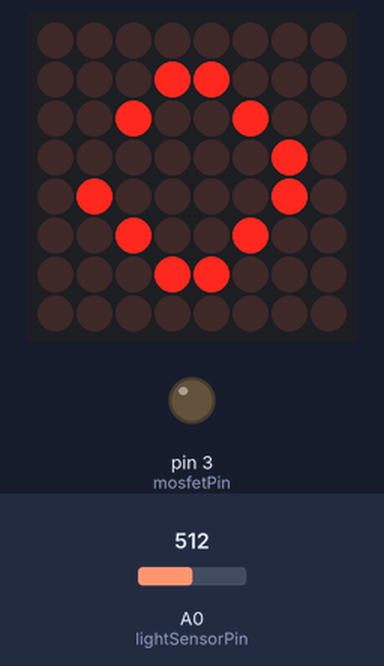
This sketch was run on a simulated Arduino Uno, built with avr-gcc and run on an emulated ATmega328P. Shown: 8×8 LED matrix, output pins drawn as LEDs (lit = HIGH). The test bench sets the inputs (shaded band); at power-on: A0 (lightSensorPin) = 512.

Above: at 3.2 s.
At 5.08 s:
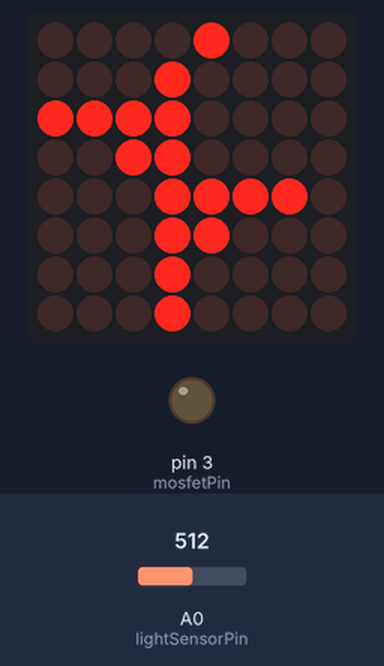
5.3 s: A0 (lightSensorPin) set to 561
At 5.32 s:
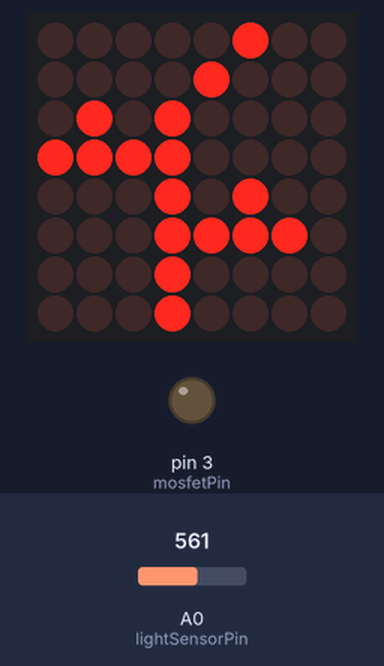
7.4 s: A0 (lightSensorPin) set to 594
At 9.3 s:
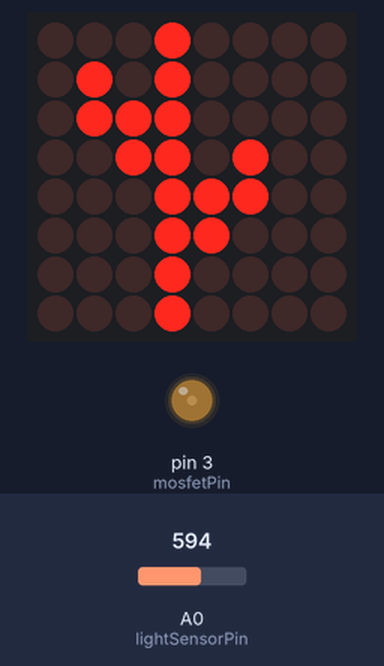
Timing chart, 0 to 10.8 s (numbered marks = the images above; inputs shaded):
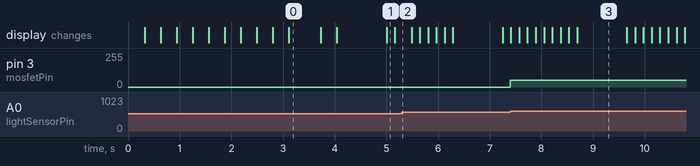

The sketch:

Fake_Plants_Need_Light_Too_28-11-2018.ino
```cpp
/*
 *
 * --FAKE PLANTS NEED LIGHT TOO --
 *
 * November 28, 2018
 *
 *
 *    \|
 *     |/
 *    \|
 *     |/
 *    \|
 *     |/
 *_____|_____
 *
 *
 * 'Fake Plants Need Light Too' is a project by Robert Pearce, Chun-Wei Lee,
 * and Hazar Gizem Peker.
 *
 * The code below operates a fake plant that uses shape memory alloy and
 * thermochromic paint to mimic dying in the presence of low light and
 * coming back to life in the presence of bright light. The code also operates
 * an 8x8 LED dot matrix that displays whether the plant is in 'dying' mode,
 * 'growing' mode, or 'calibrating' mode (the mode in which the photoresistor
 * is calibrated to the ambient light in the room when the device is turned on).
 *
 * The 'SETTINGS' section below enables the programmer to alter the following:
 *  - The brightness of the display
 *  - The 'growth' time of the plant (as controlled by the duty cycle of the
 *    PWM signal controlling the plant)
 *  - The threshold for the relative brightness change required to activate the
 *    plant
 *
 *
 */

//Include library for controlling 8x8 dot-matrix display
#include "LedControl.h"

//---SETTINGS---
int displayBrightness = 1;//Brightness of the display (0 to 15)
int dutyCyclePWM = 50;//Duty cycle of PWM pin to mosfet (0 to 255)
int lightDeviationThreshold = 25; //Threshold for light sensor, the higher the threshold the less sensitive the plant will be to light change (0 to 1024)

//Define pins for the display
const int DIN_PIN = 11;
const int CS_PIN = 10;
const int CLK_PIN = 9;

//Define integer for holding light sensor calibration values
int lightSensorCalibrationAverage = 0;

//Define pins for the sensor and mosfet
int lightSensorPin = A0;
int lightSensorValue = 0;
int mosfetPin = 3;

//Define variables for counting in the for loops
int i = 0;
int y = 0;
int m = 0;
int n = 0;

//Define plant growing animation as a series of base 16 arrays
const uint64_t GROWING[] = {
  0x0000000000000000,
  0x0800000000000000,
  0x0808000000000000,
  0x0808080000000000,
  0x0808180800000000,
  0x0808183808000000,
  0x080818382c080000,
  0x080818382c0e0800,
  0x080818382c0e0a08,
  0x080818382c0e0a08,
  0x080818382c0e0a08,
  0x080818382c0e0a08,
  0x080818382c0e0a08,
  0x080818382c0e0a08,
  };

//Define length of growing animation
const int GROWING_LEN = sizeof(GROWING) / sizeof(uint64_t);

//Define plant dying animation as a series of base 16 arrays
const uint64_t DYING[] = {
  0x080818382c0e0a08,
  0x080818382c0e0a08,
  0x080818382c0e0a08,
  0x080818382c0e0a08,
  0x080818382c0e0a08,
  0x080818382c0e0a08,
  0x080818780c0f0810,
  0x080878280f0a1020,
  0x080878280f0a1020,
  0x0868380b0e906000,
  0x28383a0e8e700000,
  0x28381a8e4c300000,
  0x28388a4e30000000,
  0x28ba4e3000000000
  };

//Define length of dying animation
const int DYING_LEN = sizeof(DYING) / sizeof(uint64_t);

//Define the calibration animation as a series of base 16 arrays
const uint64_t CALIBRATING[] = {
  0x0018244242241000,
  0x0018244242240800,
  0x0018244242041800,
  0x0018244202241800,
  0x0018240242241800,
  0x0018044242241800,
  0x0008244242241800,
  0x0010244242241800,
  0x0018204242241800,
  0x0018244042241800,
  0x0018244240241800,
  0x0018244240241800,
  0x0018244242201800
  };

//Establish LedControl library settings by indicating which pins connect to the display
LedControl display = LedControl(DIN_PIN, CLK_PIN, CS_PIN);


void setup() {
  //Clear display and set brightness
  display.clearDisplay(0);
  display.shutdown(0, false);
  display.setIntensity(0, displayBrightness);

  //Establish the initial mode of the pins
  pinMode(lightSensorPin, INPUT);
  pinMode(mosfetPin, OUTPUT);
  digitalWrite(mosfetPin, LOW);

  //Establish a baseline reading for the light sensor to compare against by taking twelve readinss over 3.6 seconds and averaging them
  //Also, play one frame of the 'CALIBRATING' animation for each reading taken
  y=0;
  for (int y = 0; y <= 12; y++){
    for (int i = 0; i < 8; i++) {
      byte row = (CALIBRATING[y] >> i * 8) & 0xFF;
      for (int j = 0; j < 8; j++) {
        display.setLed(0, i, j, bitRead(row, j));
      }
    }
    lightSensorCalibrationAverage = lightSensorCalibrationAverage + analogRead(lightSensorPin);
    delay(300);
  }
  //Average the twelves calibration sensor readings to get a usable value
  lightSensorCalibrationAverage = lightSensorCalibrationAverage/12;
}


//Function for writing animations to the display by turning on or off each pixel individually
//This function is not used for the CALIBRATION animation
void displayImage(uint64_t image) {
  for (int i = 0; i < 8; i++) {
    byte row = (image >> i * 8) & 0xFF;
    for (int j = 0; j < 8; j++) {
      display.setLed(0, i, j, bitRead(row, j));
    }
  }
}


void loop() {
  lightSensorValue = analogRead(lightSensorPin); //Read light sensor value

  /*If the current light sensor value is higher than the calibration average
   * by the specified threshold, then play the GROWING animation and activate the mosfet.
   * Otherwise, play the DYING animation and do not activate the mosfet.*/
  if (lightDeviationThreshold < lightSensorValue - lightSensorCalibrationAverage) {
    m = 0;
    analogWrite(mosfetPin, dutyCyclePWM);
    displayImage(GROWING[n]);
    if (++n >= GROWING_LEN ) {
      n = 0;
    }
  } else {
    n = 0;
    digitalWrite(mosfetPin, LOW);
    displayImage(DYING[m]);
    if (++m >= DYING_LEN ) {
      m = 0;
  }
  }
  //Set the cycle time of each loop
  delay(150);
}
```

Measured:
- the behaviour switches between 579 and 580 on A0 (lightSensorPin) (found by bisection; images 2 and 3)
- after the input at 7.4 s, pin 3 (mosfetPin): 0/255 → 50/255 at once; the display: first changes at once (image 3 shows a later state)
- what the display in image 0 shows lasts 0.6 s, from 3.1 s to 3.7 s
- what the display in image 3 shows lasts 1.0 s, from 8.7 s to 9.7 s
